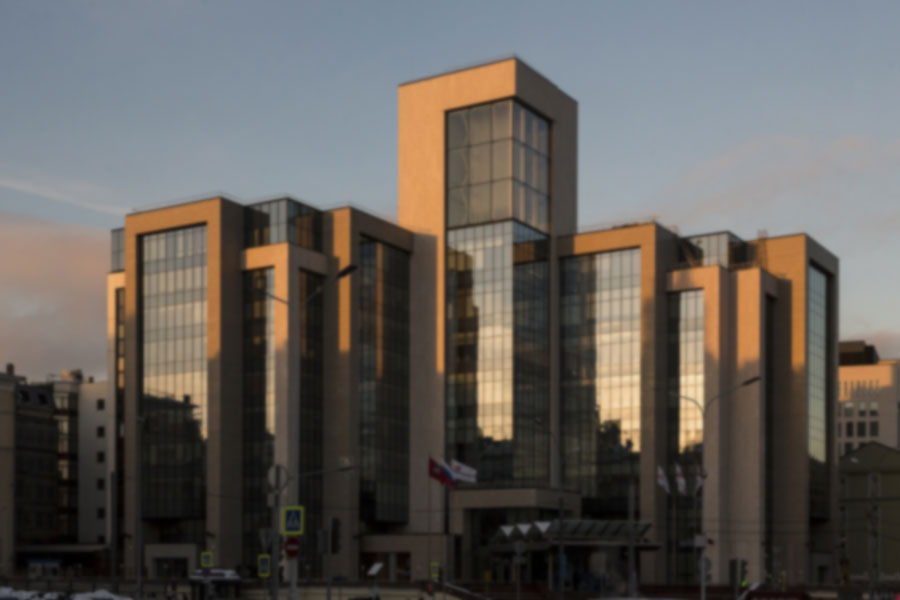
#> input picture lukoil_src_blur.jpg, 900 x 600 px
$ jupyter execute --allow-errors cv-1.ipynb   (shell and % lines are left out)
#> lines starting #> are read from the running program, lines starting #| are printed output that depends on the picture
Задание 1. Мельчук А.Б.


    Напишите на Python реализацию как минимум одного алгоритма на выбор: любая на выбор цветовая обработка, перевод в другое цветовое пространство или фильтрация. Изображение выберите самостоятельно.

### Реализуем гибкий фильтр резкости изображения по аналогии с тем, что как делаем в фотошопе.

    Делаем аналог high pass фильтра, который находит границы у серого изображения.
    Далее в HSV поднимем яркость изображения на границах, используя границы как маску.

[cell 1]
import matplotlib.pyplot as plt
import numpy as np
import imageio
from skimage.color import rgb2hsv, hsv2rgb

[cell 2]
img = imageio.imread('lukoil_src_blur.jpg')
#> img is the input picture: shape (600, 900, 3); mean R, G, B 98.3, 94, 89.4
img = img.astype(np.float32) / 255.
print(img.shape)
#| (600, 900, 3)
plt.figure(figsize=(8, 8))
plt.imshow(img)

[cell 3]
img_to_gray = np.mean(img, axis=2)
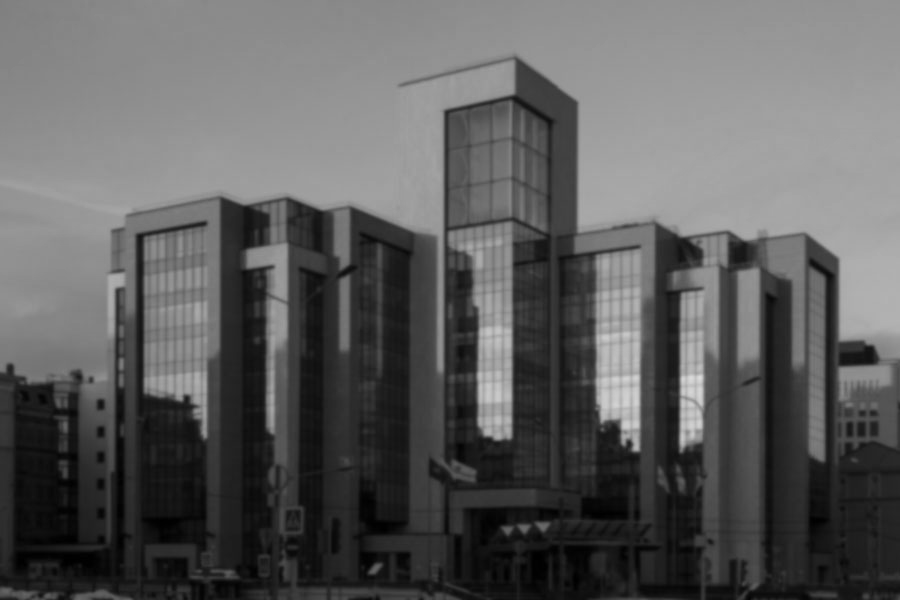
#> img_to_gray: shape (600, 900) float32; min 0, max 0.867, mean 0.368
plt.figure(figsize=(8, 8))
#> (the rest of this cell did not finish here and is left out)

[cell 4]
def edges_conv(img, axis=0):

#> called with axis = 0
    res = np.zeros((img.shape[0], img.shape[1]), dtype=np.float32)
    img = np.pad(img, (1,), 'minimum') # + 1px border in order to get the same src size
#> img: shape (602, 902) float32

    w = np.array([
                [1.,1.,1.],
                [0.,0.,0.],
                [-1.,-1.,-1.]]) if axis else np.array([
              [1.,0.,-1.],
              [1.,0.,-1.],
              [1.,0.,-1.]])

    for i in range(res.shape[0]):
        for j in range(res.shape[1]):
            x = img[i:i+w.shape[0], j:j+w.shape[1]]
            res[i,j] = np.sum(w * x)
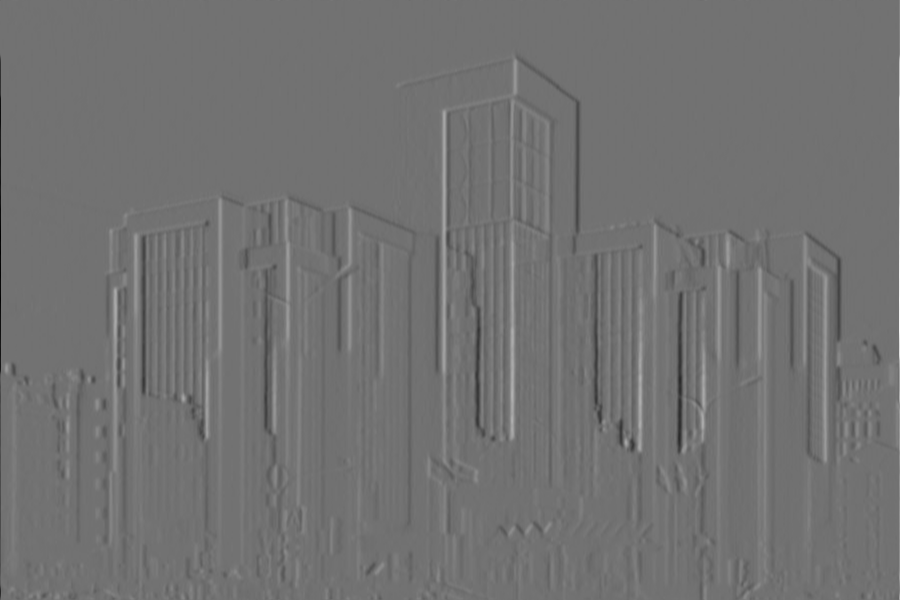
#> res: shape (600, 900) float32; min -1.6, max 1.97, mean -0.000165; drawn with min black and max white
    return res

img_edges = edges_conv(img_to_gray, axis=0) + edges_conv(img_to_gray, axis=1)
#> call 2 of edges_conv, with axis = 1
#> in edges_conv (call 2), `res = np.zeros((img.shape[0], img.shape[1]), dtype=np.float32)`: res: shape (600, 900) float32; every value is 0
#> after the loop in edges_conv (call 2), `for i in range(res.shape[0]):`:
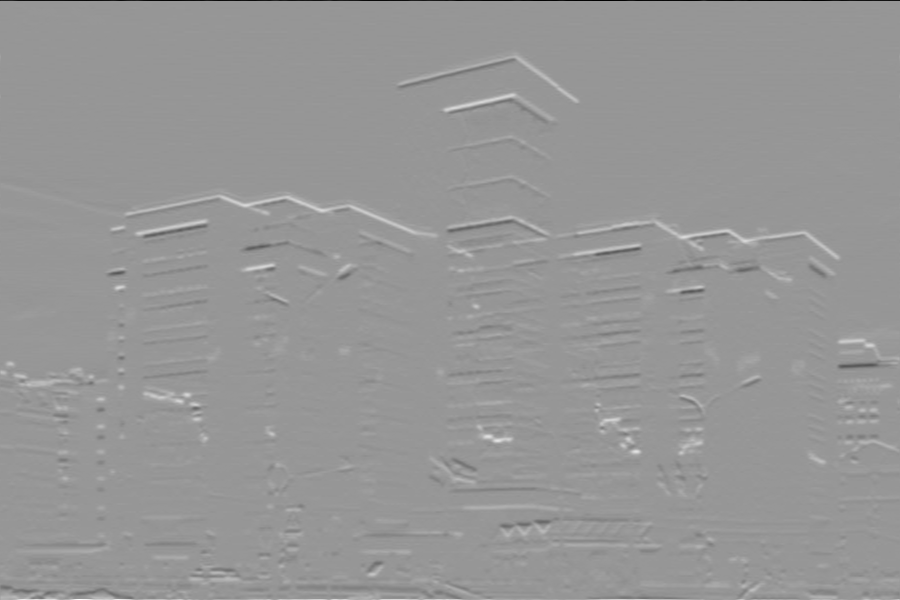
#> res: shape (600, 900) float32; min -1.71, max 1.18, mean 0.00195; drawn with min black and max white

[cell 5]
plt.figure(figsize=(8, 8))
plt.title('Edges')
plt.imshow(img_edges, cmap='gray')

#### Применим фильтры к каналу яркости насыщенность в HSV по найденной маске

[cell 6]
img_hsv_filtered = rgb2hsv(img)
#> img_hsv_filtered: shape (600, 900, 3) float32; mean of channels 0, 1, 2 0.273, 0.215, 0.414
img_hsv_filtered[:, :, 2] +=0.5*img_edges
#> img_hsv_filtered: shape (600, 900, 3) float32; mean of channels 0, 1, 2 0.273, 0.215, 0.414
img_hsv_filtered[:, :, 1] +=0.2*img_edges
#> img_hsv_filtered: shape (600, 900, 3) float32; mean of channels 0, 1, 2 0.273, 0.215, 0.414

[cell 7]
fig, axes = plt.subplots(ncols=2, sharex=True, sharey=True, figsize = (15,8))
axes[0].imshow(img, cmap=plt.cm.gray)
axes[0].set_title('Old blur')
axes[1].imshow(hsv2rgb(img_hsv_filtered), cmap=plt.cm.gray)
axes[1].set_title('Sharp filter')
plt.show()
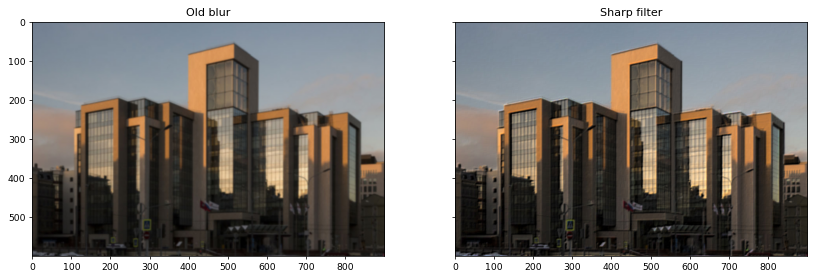
#> figure drawn by matplotlib, 2 panels
